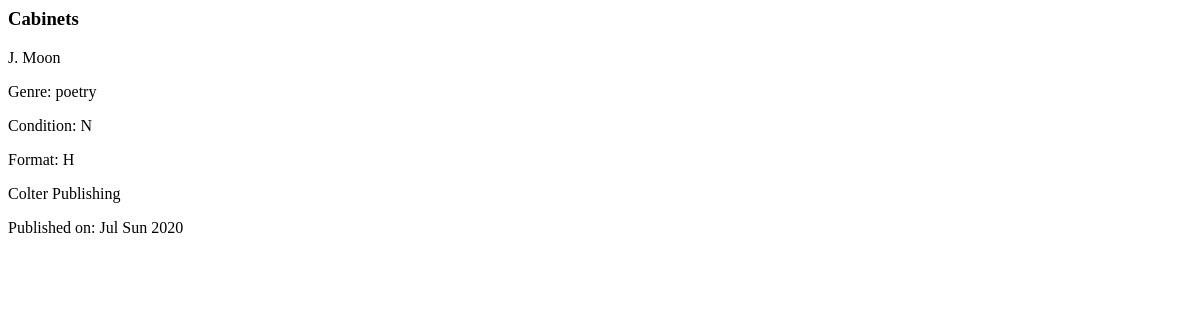
The app's page /details/1/, older data.
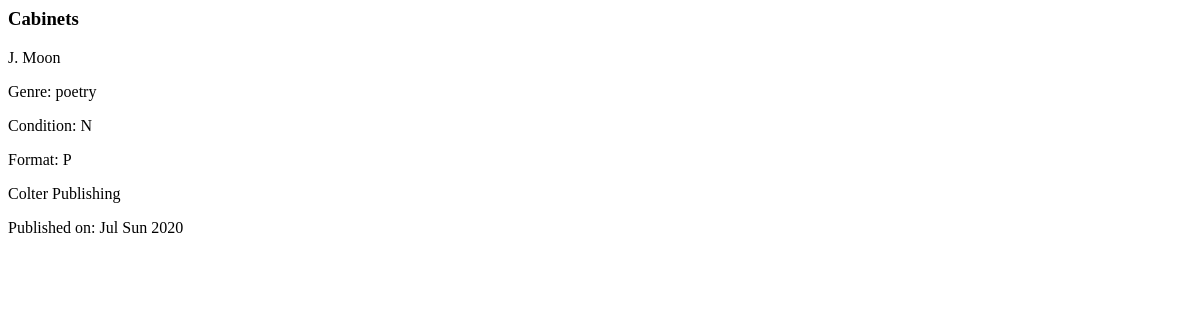
The same page, newer data.
### details/models.py (models this page shows)
class Book(models.Model):
    PURCHASE_CHOICES = [('N','New'),('U','Used')]
    BOOK_TYPE = [('H','Hardback'),('P','Paperback')]
    title = models.CharField(max_length=100)
    author = models.CharField(max_length=100)
    publisher = models.CharField(max_length=100)
    genre = models.CharField(max_length=30)
    condition = models.CharField(choices=PURCHASE_CHOICES, max_length=1, blank=True)
    type = models.CharField(choices=BOOK_TYPE, max_length=1)
    published_date=models.DateTimeField()
    cover = models.ImageField(upload_to='uploads/')

### details/views.py (the view)
# urls.py: url(r'^details/(\d+)/', views.book_detail, name='book_detail'),
def book_detail(request, id):
    try:
        book = Book.objects.get(id=id)
    except Book.DoesNotExist:
        raise Http404('Book Not Found')
    return render(request, 'book_detail.html', {'book': book})

### details/templates/book_detail.html
<div>
	<h3> {{book.title|capfirst }}</h3>
	<p> {{book.author}}</p>
	{%if book.genre%}
		<p>Genre: {{book.genre}}</p>
	{% endif %}
	{%if book.condition%}
		<p>Condition: {{book.condition}}</p>
	{% endif %}
	{%if book.type%}
		<p>Format: {{book.type}}</p>
	{% endif %}
	<p>{{ book.publisher }}</p>
	<p>Published on: {{book.published_date|date:"M D Y"}}</p>
</div>

Row changes from the older to the newer data that the page shows:
changed Book "Cabinets": type "H" → "P"
